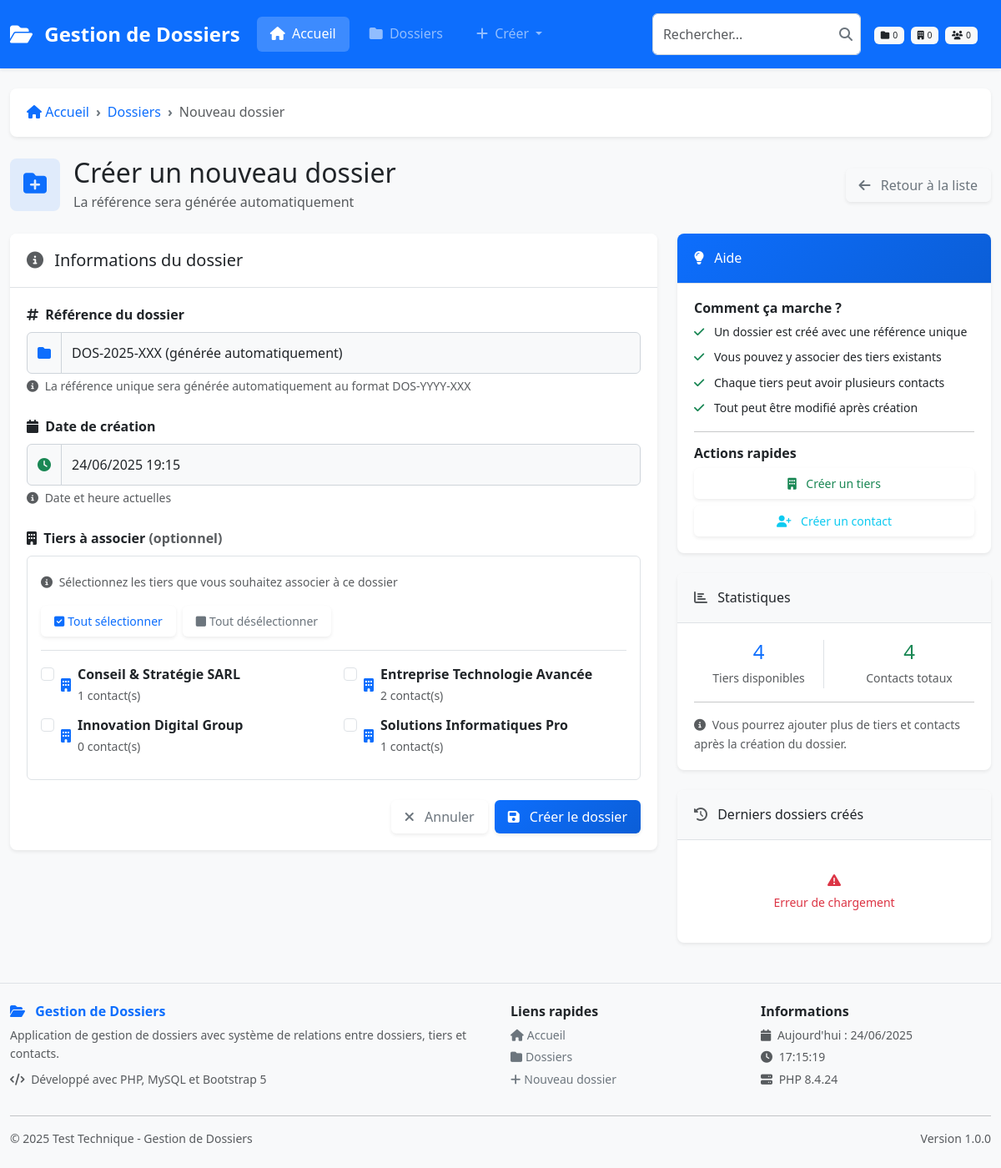
Screenshot of /dossier/create with the database file from the repository.
### tables this page shows
CREATE TABLE `entites` (
  `id` int(11) NOT NULL AUTO_INCREMENT,
  `type` enum('dossier','tiers','contact') NOT NULL COMMENT 'Type d''entité',
  `reference` varchar(50) DEFAULT NULL COMMENT 'Référence unique pour les dossiers (ex: DOS-2025-001)',
  `denomination` varchar(255) DEFAULT NULL COMMENT 'Dénomination pour les tiers',
  `nom` varchar(100) DEFAULT NULL COMMENT 'Nom pour les contacts',
  `prenom` varchar(100) DEFAULT NULL COMMENT 'Prénom pour les contacts',
  `email` varchar(255) DEFAULT NULL COMMENT 'Email pour les contacts',
  `actif` tinyint(1) DEFAULT '1' COMMENT 'Soft delete',
  `date_creation` datetime NOT NULL DEFAULT CURRENT_TIMESTAMP,
  `date_modification` datetime DEFAULT NULL ON UPDATE CURRENT_TIMESTAMP,
  PRIMARY KEY (`id`),
  UNIQUE KEY `reference` (`reference`),
  KEY `idx_type` (`type`),
  KEY `idx_reference` (`reference`),
  KEY `idx_denomination` (`denomination`),
  KEY `idx_email` (`email`),
  KEY `idx_nom_prenom` (`nom`,`prenom`),
  KEY `idx_actif` (`actif`),
  FULLTEXT KEY `denomination` (`denomination`,`nom`,`prenom`,`email`)
);

### controllers/DossierController.php (called while the page is built, shortened)
<?php
require_once 'config/config.php';
require_once 'models/Tiers.php';
class DossierController {
    private $tiersModel;
    public function __construct() {
        $this->tiersModel = new Tiers();
    }
    public function create() {
        try {
            $tiers = $this->tiersModel->getAll();
            $this->renderView('dossiers/create', [
                'tiers' => $tiers,
                'title' => 'Créer un nouveau dossier'
            ]);
        } catch (Exception $e) {
            flash('error', 'Erreur lors du chargement du formulaire : ' . $e->getMessage());
            redirect('');
        }
    }
    private function renderView($view, $data = []) {
    include 'views/layouts/main.php';
}
}

### config/config.php (called while the page is built, shortened)
<?php
function e($string) {
    return htmlspecialchars($string ?? '', ENT_QUOTES, 'UTF-8');
}
function formatDate($date, $format = 'd/m/Y H:i') {
    return date($format, strtotime($date));
}

### models/Database.php (called while the page is built, shortened)
<?php
abstract class BaseModel {
    protected $db;
    public function __construct() {
        $database = new Database();
        $this->db = $database->getConnection();
    }
    protected function query($sql, $params = []) {
        try {
            $stmt = $this->db->prepare($sql);
            $stmt->execute($params);
            return $stmt;
        } catch (PDOException $e) {
            throw new Exception("Erreur de requête : " . $e->getMessage());
        }
    }
    protected function fetchAll($sql, $params = []) {
        $stmt = $this->query($sql, $params);
        return $stmt->fetchAll(PDO::FETCH_ASSOC);
    }
}

### config/database.php (called while the page is built, shortened)
<?php
class Database {
    private $host = 'localhost';
    private $port = '8889';
    private $dbname = 'gestion_dossiers';
    private $username = 'root';
    private $password = 'root';
    private $connection;
    public function getConnection() {
        if ($this->connection === null) {
            try {
                $dsn = "mysql:host={$this->host};port={$this->port};dbname={$this->dbname};charset=utf8mb4";
                $this->connection = new PDO(
                    $dsn,
                    $this->username,
                    $this->password,
                    [
                        PDO::ATTR_ERRMODE => PDO::ERRMODE_EXCEPTION,
                        PDO::ATTR_DEFAULT_FETCH_MODE => PDO::FETCH_ASSOC,
                        PDO::ATTR_EMULATE_PREPARES => false,
                        PDO::MYSQL_ATTR_INIT_COMMAND => "SET NAMES utf8mb4"
                    ]
                );
            } catch (PDOException $e) {
                throw new Exception("Erreur de connexion à la base de données : " . $e->getMessage());
            }
        }
        return $this->connection;
    }
}

### models/Tiers.php (called while the page is built, shortened)
<?php
require_once 'Database.php';
class Tiers extends BaseModel {
    public function getAll() {
        $sql = "SELECT
                    t.id,
                    t.denomination,
                    t.date_creation,
                    t.date_modification,
                    COUNT(DISTINCT rc.id_enfant) as nb_contacts,
                    COUNT(DISTINCT rd.id_parent) as nb_dossiers
                FROM entites t
                LEFT JOIN relations rc ON (t.id = rc.id_parent AND rc.type_relation = 'tiers_contact' AND rc.actif = TRUE)
                LEFT JOIN relations rd ON (t.id = rd.id_enfant AND rd.type_relation = 'dossier_tiers' AND rd.actif = TRUE)
                WHERE t.type = 'tiers' AND t.actif = TRUE
                GROUP BY t.id, t.denomination, t.date_creation, t.date_modification
                ORDER BY t.denomination";
        return $this->fetchAll($sql);
    }
}

### views/dossiers/create.php (the view, shortened to what this page needs)
<nav aria-label="breadcrumb" class="mb-4">
    <ol class="breadcrumb">
        <li class="breadcrumb-item">
            <a href="<?= BASE_URL ?>">
                <i class="fas fa-home"></i> Accueil
            </a>
        </li>
        <li class="breadcrumb-item">
            <a href="<?= BASE_URL ?>dossier">Dossiers</a>
        </li>
        <li class="breadcrumb-item active">Nouveau dossier</li>
    </ol>
</nav>
<div class="row align-items-center mb-4">
    <div class="col">
        <div class="d-flex align-items-center">
            <div class="bg-primary bg-opacity-10 rounded-3 p-3 me-3">
                <i class="fas fa-folder-plus text-primary fs-3"></i>
            </div>
            <div>
                <h1 class="h2 mb-1">Créer un nouveau dossier</h1>
                <p class="text-muted mb-0">
                    La référence sera générée automatiquement
                </p>
            </div>
        </div>
    </div>
    <div class="col-auto">
        <a href="<?= BASE_URL ?>dossier" class="btn btn-outline-secondary">
            <i class="fas fa-arrow-left me-2"></i>
            Retour à la liste
        </a>
    </div>
</div>
<div class="row">
    <div class="col-lg-8">
        <div class="card border-0 shadow-sm">
            <div class="card-header bg-white">
                <h5 class="mb-0">
                    <i class="fas fa-info-circle me-2 text-muted"></i>
                    Informations du dossier
                </h5>
            </div>
            <div class="card-body">
                <form id="createDossierForm" method="POST" action="<?= BASE_URL ?>dossier/store">
                    <div class="mb-4">
                        <label class="form-label fw-bold">
                            <i class="fas fa-hashtag me-1"></i>
                            Référence du dossier
                        </label>
                        <div class="input-group">
                            <span class="input-group-text bg-light">
                                <i class="fas fa-folder text-primary"></i>
                            </span>
                            <input type="text"
                                   class="form-control bg-light"
                                   value="DOS-<?= date('Y') ?>-XXX (générée automatiquement)"
                                   readonly>
                        </div>
                        <div class="form-text">
                            <i class="fas fa-info-circle me-1"></i>
                            La référence unique sera générée automatiquement au format DOS-YYYY-XXX
                        </div>
                    </div>
                    <div class="mb-4">
                        <label class="form-label fw-bold">
                            <i class="fas fa-calendar me-1"></i>
                            Date de création
                        </label>
                        <div class="input-group">
                            <span class="input-group-text bg-light">
                                <i class="fas fa-clock text-success"></i>
                            </span>
                            <input type="text"
                                   class="form-control bg-light"
                                   value="<?= formatDate(date('Y-m-d H:i:s')) ?>"
                                   readonly>
                        </div>
                        <div class="form-text">
                            <i class="fas fa-info-circle me-1"></i>
                            Date et heure actuelles
                        </div>
                    </div>
                    <div class="mb-4">
                        <label class="form-label fw-bold">
                            <i class="fas fa-building me-1"></i>
                            Tiers à associer <span class="text-muted">(optionnel)</span>
                        </label>
                        <?php if (!empty($tiers)): ?>
                            <div class="border rounded p-3" style="max-height: 300px; overflow-y: auto;">
                                <div class="form-text mb-3">
                                    <i class="fas fa-info-circle me-1"></i>
                                    Sélectionnez les tiers que vous souhaitez associer à ce dossier
                                </div>
                                <div class="row">
                                    <?php foreach ($tiers as $tier): ?>
                                        <div class="col-md-6 mb-2">
                                            <div class="form-check">
                                                <input class="form-check-input"
                                                       type="checkbox"
                                                       name="tiers_ids[]"
                                                       value="<?= e($tier['id']) ?>"
                                                       id="tiers_<?= e($tier['id']) ?>">
                                                <label class="form-check-label" for="tiers_<?= e($tier['id']) ?>">
                                                    <div class="d-flex align-items-center">
                                                        <i class="fas fa-building text-primary me-2"></i>
                                                        <div>
                                                            <div class="fw-bold"><?= e($tier['denomination']) ?></div>
                                                            <small class="text-muted">
                                                                <?= e($tier['nb_contacts'] ?? 0) ?> contact(s)
                                                            </small>
                                                        </div>
                                                    </div>
                                                </label>
                                            </div>
                                        </div>
                                    <?php endforeach; ?>
                                </div>
                            </div>
                        <?php endif; ?>
                    </div>
                    <div class="d-grid gap-2 d-md-flex justify-content-md-end">
                        <a href="<?= BASE_URL ?>dossier" class="btn btn-outline-secondary">
                            <i class="fas fa-times me-2"></i>
                            Annuler
                        </a>
                        <button type="submit" class="btn btn-primary">
                            <i class="fas fa-save me-2"></i>
                            Créer le dossier
                        </button>
                    </div>
                </form>
            </div>
        </div>
    </div>
    <div class="col-lg-4">
        <div class="card border-0 shadow-sm mb-4">
            <div class="card-header bg-primary text-white">
                <h6 class="mb-0">
                    <i class="fas fa-lightbulb me-2"></i>
                    Aide
                </h6>
            </div>
            <div class="card-body">
                <h6 class="fw-bold">Comment ça marche ?</h6>
                <ul class="list-unstyled small">
                    <li class="mb-2">
                        <i class="fas fa-check text-success me-2"></i>
                        Un dossier est créé avec une référence unique
                    </li>
                    <li class="mb-2">
                        <i class="fas fa-check text-success me-2"></i>
                        Vous pouvez y associer des tiers existants
                    </li>
                    <li class="mb-2">
                        <i class="fas fa-check text-success me-2"></i>
                        Chaque tiers peut avoir plusieurs contacts
                    </li>
                    <li class="mb-2">
                        <i class="fas fa-check text-success me-2"></i>
                        Tout peut être modifié après création
                    </li>
                </ul>
                <hr>
                <h6 class="fw-bold">Actions rapides</h6>
                <div class="d-grid gap-2">
                    <button type="button" class="btn btn-outline-success btn-sm" onclick="showCreateTiersModal()">
                        <i class="fas fa-building me-2"></i>
                        Créer un tiers
                    </button>
                    <button type="button" class="btn btn-outline-info btn-sm" onclick="showCreateContactModal()">
                        <i class="fas fa-user-plus me-2"></i>
                        Créer un contact
                    </button>
                </div>
            </div>
        </div>
        <div class="card border-0 shadow-sm">
            <div class="card-header bg-light">
                <h6 class="mb-0">
                    <i class="fas fa-chart-bar me-2 text-muted"></i>
                    Statistiques
                </h6>
            </div>
            <div class="card-body">
                <div class="row text-center">
                    <div class="col-6">
                        <div class="border-end">
                            <h4 class="text-primary mb-1"><?= count($tiers ?? []) ?></h4>
                            <small class="text-muted">Tiers disponibles</small>
                        </div>
                    </div>
                    <div class="col-6">
                        <h4 class="text-success mb-1">
                            <?php
                            $totalContacts = 0;
                            foreach ($tiers ?? [] as $tier) {
                                $totalContacts += $tier['nb_contacts'] ?? 0;
                            }
                            echo $totalContacts;
                            ?>
                        </h4>
                        <small class="text-muted">Contacts totaux</small>
                    </div>
                </div>
                <hr class="my-3">
                <div class="small text-muted">
                    <i class="fas fa-info-circle me-1"></i>
                    Vous pourrez ajouter plus de tiers et contacts après la création du dossier.
                </div>
            </div>
        </div>
        <div class="card border-0 shadow-sm mt-4">
            <div class="card-header bg-light">
                <h6 class="mb-0">
                    <i class="fas fa-history me-2 text-muted"></i>
                    Derniers dossiers créés
                </h6>
            </div>
            <div class="card-body">
                <div id="recent-dossiers">
                </div>
            </div>
        </div>
    </div>
</div>

### rows the page displays
entites: denomination "Conseil & Stratégie SARL", nb_contacts "1"
entites: denomination "Entreprise Technologie Avancée", nb_contacts "2"
entites: denomination "Innovation Digital Group", nb_contacts "0"
entites: denomination "Solutions Informatiques Pro", nb_contacts "1"

### other values shown
APP_NAME "Gestion de Dossiers"
count($tiers ?? []) "4"
$totalContacts "4"
phpversion() "8.4.24"
APP_VERSION "1.0.0"
